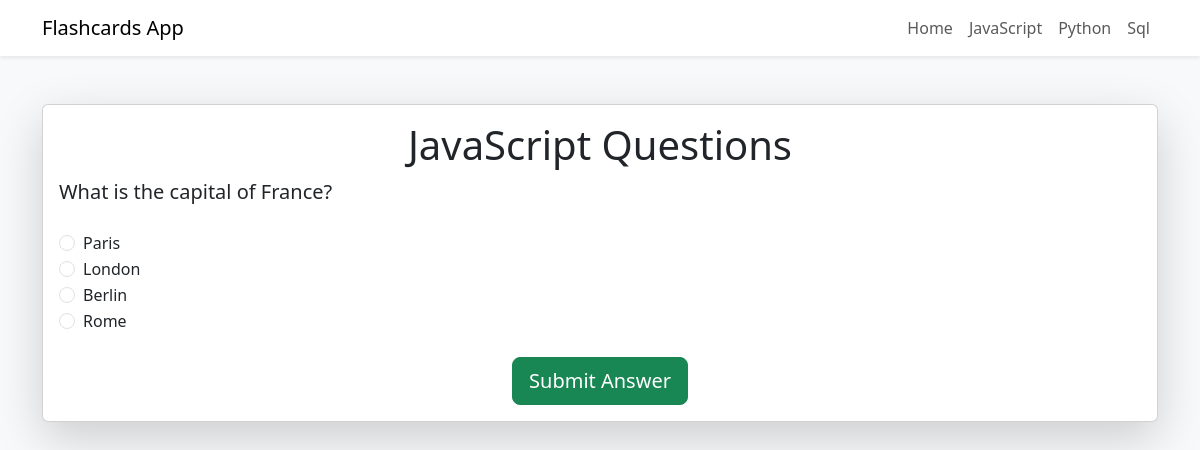
The page /js/ on the database as committed earlier.
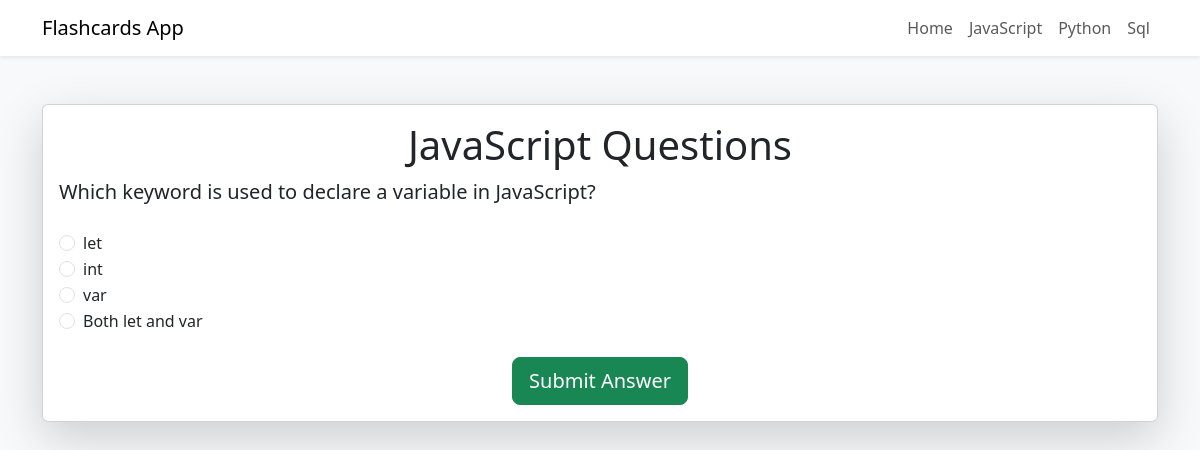
The same page on the database as committed later.
### game/models.py (models this page shows, shortened)
class Project(models.Model):
    CATEGORY_CHOICES = [
        ('JavaScript', 'JavaScript'),
        ('Python', 'Python'),
    ]
    question = models.TextField(null=False)
    choice_1 = models.TextField(blank=True, null=True)
    choice_2 = models.TextField(blank=True, null=True)
    choice_3 = models.TextField(blank=True, null=True)
    choice_4 = models.TextField(blank=True, null=True)
    correct_answer = models.TextField()
    category = models.CharField(
        max_length=50,
        choices=CATEGORY_CHOICES,
        default='JavaScript',
        help_text="Select the category for this question."
    )

### game/views.py (the view, shortened to what this page needs)
# urls.py: path('js/', views.js, name='js'),
def js(request):
    projects = Project.objects.all().order_by('id')
    selected_answer = None
    is_correct = None
    error_message = None  # Variable para el mensaje de error
    current_question_index = int(request.POST.get('current_question_index', 0))
    if 'score' not in request.session:
        request.session['score'] = 0
    if 'incorrect_answers' not in request.session:
        request.session['incorrect_answers'] = []
    if current_question_index >= len(projects):
        return render(request, 'result.html', {
            'score': request.session['score'],
            'incorrect_answers': request.session['incorrect_answers']
        })
    current_project = projects[current_question_index]
    return render(request, 'project_list.html', {
        'project': current_project,
        'selected_answer': selected_answer,
        'is_correct': is_correct,
        'current_question_index': current_question_index,
        'error_message': error_message,  # Pasar el mensaje de error al template
    })

### game/templates/project_list.html (shortened to what this page needs)
{% extends "base.html" %}
{% block content %}
<div class="card shadow-lg">
    <div class="card-body">
        <h1 class="text-center js-color">JavaScript Questions</h1>
        <p class="fs-5">{{ project.question }}</p>
        <form method="POST" class="mt-4">
            <div class="form-check">
                <input
                    class="form-check-input"
                    type="radio"
                    name="answer_{{ project.id }}"
                    id="choice1"
                    value="{{ project.choice_1 }}"
                />
                <label class="form-check-label" for="choice1">
                    {{ project.choice_1 }}
                </label>
            </div>
            <div class="form-check">
                <input
                    class="form-check-input"
                    type="radio"
                    name="answer_{{ project.id }}"
                    id="choice2"
                    value="{{ project.choice_2 }}"
                />
                <label class="form-check-label" for="choice2">
                    {{ project.choice_2 }}
                </label>
            </div>
            <div class="form-check">
                <input
                    class="form-check-input"
                    type="radio"
                    name="answer_{{ project.id }}"
                    id="choice3"
                    value="{{ project.choice_3 }}"
                />
                <label class="form-check-label" for="choice3">
                    {{ project.choice_3 }}
                </label>
            </div>
            <div class="form-check">
                <input
                    class="form-check-input"
                    type="radio"
                    name="answer_{{ project.id }}"
                    id="choice4"
                    value="{{ project.choice_4 }}"
                />
                <label class="form-check-label" for="choice4">
                    {{ project.choice_4 }}
                </label>
            </div>
            <div class="text-center mt-4">
                <button type="submit" class="btn btn-success btn-lg">
                    Submit Answer
                </button>
            </div>
        </form>
    </div>
</div>
{% endblock %}

### game/templates/base.html (shortened to what this page needs)
<!DOCTYPE html>
<html lang="en">
<head>
    <link
      href="https://cdn.jsdelivr.net/npm/bootstrap@5.3.0-alpha3/dist/css/bootstrap.min.css"
      rel="stylesheet"
    />
</head>
<body class="bg-light">
    <nav class="navbar navbar-expand-lg navbar-light bg-white shadow-sm">
        <div class="container">
            <a class="navbar-brand js-color" href="#">Flashcards App</a>
            <div class="collapse navbar-collapse" id="navbarNav">
                <ul class="navbar-nav ms-auto">
                    <li class="nav-item">
                        <a class="nav-link" href="/">Home</a>
                    </li>
                    <li class="nav-item">
                        <a class="nav-link" href="/js/">JavaScript</a>
                    </li>
                    <li class="nav-item">
                        <a class="nav-link" href="/python/">Python</a>
                    </li>
                    <li class="nav-item">
                        <a class="nav-link" href="/contact/">Sql</a>
                    </li>
                </ul>
            </div>
        </div>
    </nav>
    <div class="container mt-5">
        {% block content %}{% endblock %}
    </div>
</body>
</html>

Rows that differ between the two databases and show on the page:
removed Project: question "What is the capital of France?", choice_1 "Paris", choice_2 "London", choice_3 "Berlin", choice_4 "Rome"
added Project: question "Which keyword is used to declare a variable in JavaScript?", choice_1 "let", choice_2 "int", choice_3 "var", choice_4 "Both let and var"
Other text that changed with them:
form field id: (not shown) → "☐ let"
form field id: (not shown) → "☐ int"
form field id: (not shown) → "☐ var"
form field id: (not shown) → "☐ Both let and var"
form field id: "☐ Paris" → (not shown)
form field id: "☐ London" → (not shown)
form field id: "☐ Berlin" → (not shown)
form field id: "☐ Rome" → (not shown)
